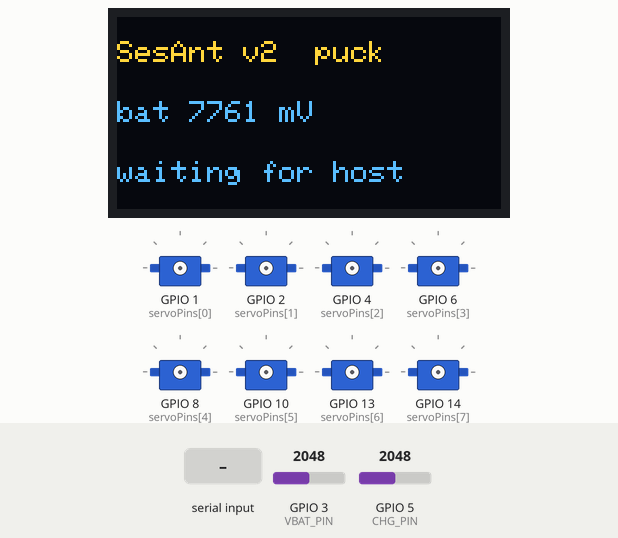
The sketch below on a simulated ESP32-S3. Shown: 128×64 one-colour display, 8 × servo. The test bench sets the inputs (shaded band); at power-on: GPIO 5 (CHG_PIN) = 2048, GPIO 3 (VBAT_PIN) = 2048 (analog values on the 0–4095 scale). The OLED is the two-colour kind (top 16 rows yellow); what the sketch prints to the serial monitor is not drawn.

Above: at 1.5 s.
1.6 s: "undock,1\n" received over Serial
At 2.24 s:
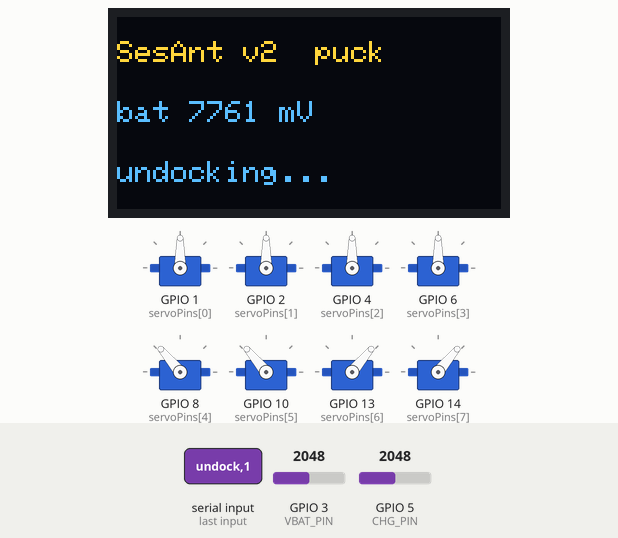
3.4 s: "dock\n" received over Serial
At 4.06 s:
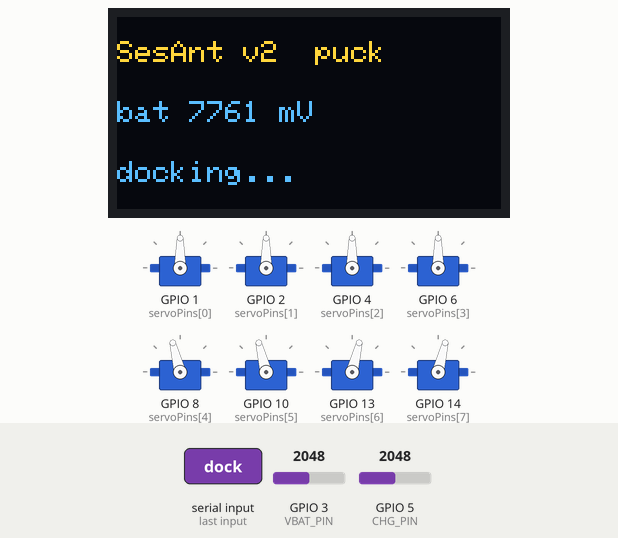
5.1 s: GPIO 5 (CHG_PIN) set to 1642
7.3 s: GPIO 5 (CHG_PIN) set to 1541
8.8 s: "undock\n" received over Serial
At 9.94 s:
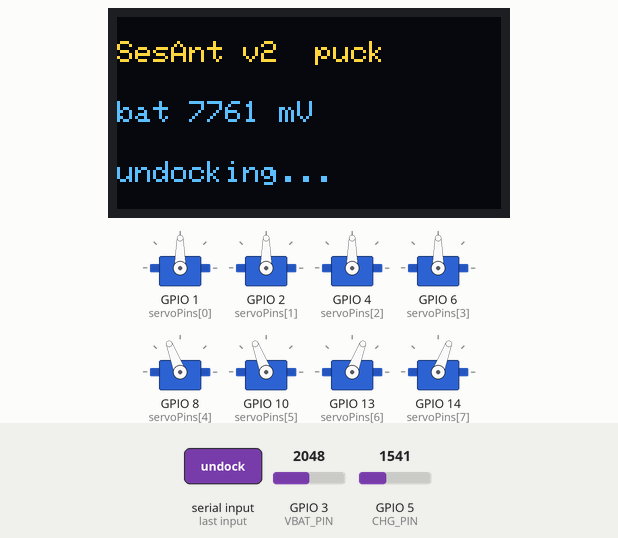
10.6 s: "dock90\n" received over Serial
At 13.7 s:
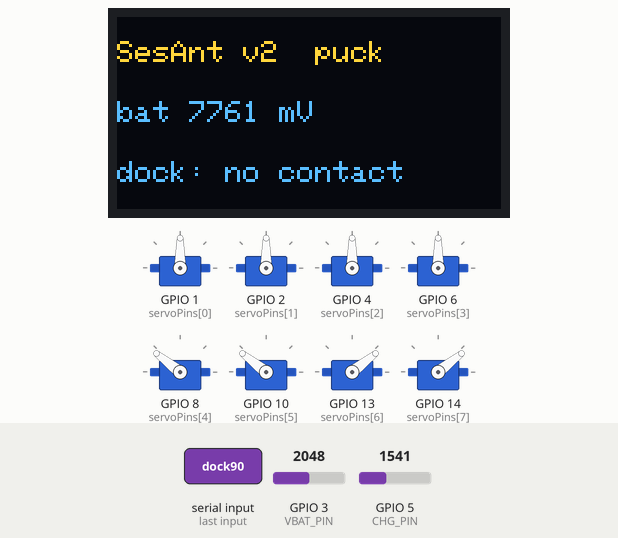
Timing chart, 0 to 14.6 s (numbered marks = the images above; inputs shaded):
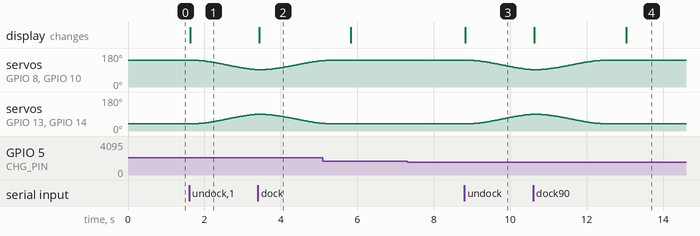

Measured:
- after the input at 1.6 s, servo on GPIO 8 (servoPins[4]), servo on GPIO 10 (servoPins[5]): moves from 142° to 91° over 1.6 s, starting after 0.18 s; servo on GPIO 13 (servoPins[6]), servo on GPIO 14 (servoPins[7]): moves from 38° to 89° over 1.6 s, starting after 0.18 s; the display: changes at once (image 1)
- after the input at 3.4 s, the display: changes at once (image 2)
- after the input at 7.3 s, every drawn part: stays the same
- after the input at 8.8 s, servo on GPIO 8 (servoPins[4]), servo on GPIO 10 (servoPins[5]): moves from 142° to 91° over 1.6 s, starting after 0.18 s; servo on GPIO 13 (servoPins[6]), servo on GPIO 14 (servoPins[7]): moves from 38° to 89° over 1.6 s, starting after 0.18 s; the display: changes at once (image 3)
- after the input at 10.6 s, the display: first changes at once (image 4 shows a later state)

The sketch:

sesant_v2_puck.ino
```cpp
// SesAnt v2: RealAnt-protocol bridge + home puck (charging) / battery extension
// ---------------------------------------------------------------------------
// Same hardware and protocol as v1 (firmware/sesant_realant_bridge), plus:
//   * battery monitor  : 2S pack via 100k/27k divider -> GPIO 3 (ADC1)
//   * puck detect      : charge-pad voltage via 100k/27k divider -> GPIO 5 (ADC1), after the input Schottky
//   * new commands     : dock | undock | battery
//   * meas line        : the 29 RealAnt fields + free heap, then 3 extra fields appended:
//                        vbat_mV  charge_mV  dock_state     (ant_server.py reads the first 29 and ignores the rest)
//
// dock    : robot must stand over the home puck (belly cone within ~12 mm of the funnel axis, any heading; the CoreS3
//           homes on the AprilTag flag). Knees open smoothly to the seat pose (feet slide outward on the floor), the
//           belly cone drops into the puck's 30-degree funnel, then the servos go limp: the cone slides down the funnel
//           walls to the centre and the spring pins meet the disc + ring pads. The seat doubles as the RL reset pose.
// undock  : servos on at the seat pose, knees ramp back to standup; the robot can walk off.
// battery : prints "- battery <vbat_mV> <charge_mV> <state>".
//
// Seat pose comes from cad/scripts/v2_puck.py (v2/assembly/sesant_v2_puck.json: seat_knee_realant_units).
// Joint convention as v1: odd ids hips, even ids knees; knee 224 = foot vertical, + = foot outward.

#include <ESP32Servo.h>
#include <Wire.h>
#include <Adafruit_GFX.h>
#include <Adafruit_SSD1306.h>

const int servoPins[8] = {1, 2, 4, 6, 8, 10, 13, 14};
enum SesameCh : uint8_t { R1 = 0, R2 = 1, L1 = 2, L2 = 3, R4 = 4, R3 = 5, L3 = 6, L4 = 7 };
#define I2C_SDA 33
#define I2C_SCL 35
#define OLED_I2C_ADDR 0x3C
#define VBAT_PIN 3
#define CHG_PIN 5
const float DIVIDER = (100.0f + 27.0f) / 27.0f;     // 8.4 V -> 1.79 V at the pin

const uint8_t REALANT_TO_CH[8] = {L1, L3, L2, L4, R2, R4, R1, R3};
int8_t DIR[8] = {+1, -1, +1, -1, +1, +1, +1, +1};
int8_t TRIM[8] = {0, 0, 0, 0, 0, 0, 0, 0};

const float AX_DEG_PER_UNIT = 300.0f / 1023.0f;
const int   AX_CENTER = 512;
const int   KNEE_STAND_UNITS = 224;
const int   KNEE_DOCK_UNITS = 396 + 7;           // CAD seat pose (50.6 deg outward) + 2 deg so the cone settles in the funnel
const float SERVO_DEG_PER_MS = 0.6f;
const int   HIP_LIMIT_DEG = 88;
const int   KNEE_MIN_DEG = -48, KNEE_MAX_DEG = 118;   // - = inward, + = outward (collision sweep: 50 in / 120 out)
const unsigned long DOCK_RAMP_MS = 2000, SETTLE_MS = 400;
const int   CHG_PRESENT_MV = 6000;               // pads see the puck charger (8.4 V CV minus the Schottky)
const int   VBAT_LOW_MV = 6900;                  // 2S ~3.45 V/cell under load: time to go home

enum DockState : uint8_t { ST_FREE = 0, ST_DOCKING = 1, ST_DOCKED = 2, ST_CHARGING = 3, ST_UNDOCKING = 4, ST_DOCK_FAIL = 5 };

Servo servos[8];
Adafruit_SSD1306 display(128, 64, &Wire, -1);
bool oledOk = false, attached = false;
int setpoint[8] = {512, 224, 512, 224, 512, 224, 512, 224};
float estimate[8] = {512, 224, 512, 224, 512, 224, 512, 224};
String inputString;
unsigned long lastMeas = 0, lastEst = 0, lastLowWarn = 0;
uint8_t state = ST_FREE;
int vbat_mV = 0, chg_mV = 0;

// non-blocking joint ramp (cosine profile) so meas keeps streaming while docking
struct Ramp { bool active; int from[8], to[8]; unsigned long t0, dur; uint8_t next; } ramp = {false};

static inline bool isKnee(int i) { return (i % 2) == 1; }

int jointDeg(int i, int ax) {
  float a = isKnee(i) ? (ax - KNEE_STAND_UNITS) * AX_DEG_PER_UNIT : (ax - AX_CENTER) * AX_DEG_PER_UNIT;
  if (isKnee(i)) a = constrain(a, (float)KNEE_MIN_DEG, (float)KNEE_MAX_DEG);
  else a = constrain(a, (float)-HIP_LIMIT_DEG, (float)HIP_LIMIT_DEG);
  return (int)lroundf(a);
}

void writeJoint(int i) {
  if (!attached) return;
  int cmd = constrain(90 + DIR[i] * jointDeg(i, setpoint[i]) + TRIM[i], 0, 180);
  servos[REALANT_TO_CH[i]].write(cmd);
}

void attachAll() {
  for (int i = 0; i < 8; i++) { servos[i].setPeriodHertz(50); servos[i].attach(servoPins[i], 732, 2929); }
  attached = true;
  for (int i = 0; i < 8; i++) writeJoint(i);
}
void detachAll() { for (int i = 0; i < 8; i++) servos[i].detach(); attached = false; }

void face(const char *line2) {
  if (!oledOk) return;
  display.clearDisplay(); display.setTextColor(SSD1306_WHITE);
  display.setTextSize(1); display.setCursor(0, 8); display.print("SesAnt v2  puck");
  display.setCursor(0, 28); display.printf("bat %d mV", vbat_mV);
  display.setCursor(0, 48); display.print(line2);
  display.display();
}

void startRamp(const int target[8], unsigned long dur, uint8_t next) {
  for (int i = 0; i < 8; i++) { ramp.from[i] = setpoint[i]; ramp.to[i] = target[i]; }
  ramp.t0 = millis(); ramp.dur = dur; ramp.next = next; ramp.active = true;
}

void poseTargets(int kneeUnits, int out[8]) { for (int i = 0; i < 8; i++) out[i] = isKnee(i) ? kneeUnits : AX_CENTER; }

void readPower() {
  vbat_mV = (int)(analogReadMilliVolts(VBAT_PIN) * DIVIDER);
  chg_mV = (int)(analogReadMilliVolts(CHG_PIN) * DIVIDER);
}

void cmdDock() {
  if (!attached) attachAll();
  int t[8]; poseTargets(KNEE_DOCK_UNITS, t);
  state = ST_DOCKING; startRamp(t, DOCK_RAMP_MS, ST_DOCKED);
  Serial.println("- dock: sitting down on the puck"); face("docking...");
}

void cmdUndock() {
  int t[8];
  if (!attached) {   // after docking the servos are limp at the seat pose: start from there, not from a stale setpoint
    poseTargets(KNEE_DOCK_UNITS, setpoint);
    for (int i = 0; i < 8; i++) estimate[i] = setpoint[i];
    attachAll();
  }
  poseTargets(KNEE_STAND_UNITS, t);
  state = ST_UNDOCKING; startRamp(t, DOCK_RAMP_MS, ST_FREE);
  Serial.println("- undock: standing up"); face("undocking...");
}

void handleLine(String line) {
  line.trim();
  Serial.print("- recv: "); Serial.println(line);
  if (line.startsWith("attach_servos")) { attachAll(); Serial.println("- Succeeded to change torque on"); }
  else if (line.startsWith("detach_servos")) { ramp.active = false; detachAll(); Serial.println("- Succeeded to change torque off"); }
  else if (line.startsWith("reset"))   { ramp.active = false; for (int i = 0; i < 8; i++) { setpoint[i] = 512; writeJoint(i); } }
  else if (line.startsWith("standup")) { ramp.active = false; for (int i = 0; i < 8; i++) { setpoint[i] = isKnee(i) ? KNEE_STAND_UNITS : 512; writeJoint(i); } }
  else if (line.startsWith("undock"))  cmdUndock();
  else if (line.startsWith("dock"))    cmdDock();
  else if (line.startsWith("battery")) { readPower(); Serial.printf("- battery %d %d %d\n", vbat_mV, chg_mV, state); }
  else {
    ramp.active = false;
    if (state != ST_FREE && attached) state = ST_FREE;
    char buf[260]; line.toCharArray(buf, sizeof(buf));
    char *save = nullptr; char *tok = strtok_r(buf, " \t", &save);
    while (tok) {
      char *val = strtok_r(nullptr, " \t", &save);
      if (!val) break;
      if (tok[0] == 's') {
        int s = atoi(tok + 1);
        if (s >= 1 && s <= 8) { setpoint[s - 1] = constrain(atoi(val), 0, 1023); writeJoint(s - 1); }
      }
      tok = strtok_r(nullptr, " \t", &save);
    }
  }
}

void setup() {
  Serial.begin(115200);
  ESP32PWM::allocateTimer(0); ESP32PWM::allocateTimer(1); ESP32PWM::allocateTimer(2); ESP32PWM::allocateTimer(3);
  analogReadResolution(12);
  analogSetPinAttenuation(VBAT_PIN, ADC_11db);
  analogSetPinAttenuation(CHG_PIN, ADC_11db);
  Wire.begin(I2C_SDA, I2C_SCL);
  oledOk = display.begin(SSD1306_SWITCHCAPVCC, OLED_I2C_ADDR);
  readPower(); face("waiting for host");
  delay(300);
  Serial.println("realant says hello - sesant_v2_puck (ESP32-S2 + MG90S, open-loop positions, home puck + battery)");
}

unsigned long settleT0 = 0;

void loop() {
  while (Serial.available()) {
    char c = (char)Serial.read();
    inputString += c;
    if (c == '\n') { handleLine(inputString); inputString = ""; }
    if (inputString.length() > 256) inputString = "";
  }
  unsigned long now = millis();

  if (ramp.active) {
    float u = constrain((float)(now - ramp.t0) / (float)ramp.dur, 0.0f, 1.0f);
    float s = 0.5f - 0.5f * cosf(u * PI);
    for (int i = 0; i < 8; i++) { setpoint[i] = ramp.from[i] + (int)lroundf((ramp.to[i] - ramp.from[i]) * s); writeJoint(i); }
    if (u >= 1.0f) {
      ramp.active = false;
      if (ramp.next == ST_DOCKED) settleT0 = now;        // hold briefly, then go limp: the cone centres itself in the funnel
      else { state = ramp.next; face(state == ST_FREE ? "free" : "?"); }
    }
  }
  if (state == ST_DOCKING && !ramp.active && settleT0 && now - settleT0 > SETTLE_MS) {
    settleT0 = 0; detachAll(); readPower();
    state = chg_mV > CHG_PRESENT_MV ? ST_CHARGING : ST_DOCK_FAIL;
    Serial.println(state == ST_CHARGING ? "- dock: seated on the puck, charging" : "- dock: no charge voltage on the pads (missed the funnel? puck unpowered?)");
    face(state == ST_CHARGING ? "charging" : "dock: no contact");
  }

  // open-loop position estimate (AX units)
  float dt = (float)(now - lastEst); lastEst = now;
  float maxStep = SERVO_DEG_PER_MS * dt / AX_DEG_PER_UNIT;
  for (int i = 0; i < 8; i++) {
    float target = attached ? setpoint[i] : estimate[i];
    estimate[i] += constrain(target - estimate[i], -maxStep, maxStep);
  }

  if (now - lastMeas >= 20) {
    lastMeas = now;
    readPower();
    if (state == ST_CHARGING && chg_mV < CHG_PRESENT_MV) state = ST_DOCKED;          // dock power lost / charge done & cut off
    else if (state == ST_DOCKED && chg_mV > CHG_PRESENT_MV) state = ST_CHARGING;
    if (vbat_mV > 3000 && vbat_mV < VBAT_LOW_MV && chg_mV < CHG_PRESENT_MV && now - lastLowWarn > 60000) {
      lastLowWarn = now; Serial.println("- battery low: go home (walk over the puck, then send dock)");
    }
    Serial.print("meas "); Serial.print(now); Serial.print("\t");
    for (int i = 0; i < 8; i++) { Serial.print((int)lroundf(estimate[i])); Serial.print("\t"); }
    for (int i = 0; i < 8; i++) { Serial.print(setpoint[i]); Serial.print("\t"); }
    for (int i = 0; i < 4; i++) { Serial.print(0); Serial.print("\t"); }
    for (int i = 0; i < 8; i++) { Serial.print(0); Serial.print("\t"); }
    Serial.print(ESP.getFreeHeap()); Serial.print("\t");
    Serial.print(vbat_mV); Serial.print("\t"); Serial.print(chg_mV); Serial.print("\t"); Serial.print(state);
    Serial.println();
  }
}
```
